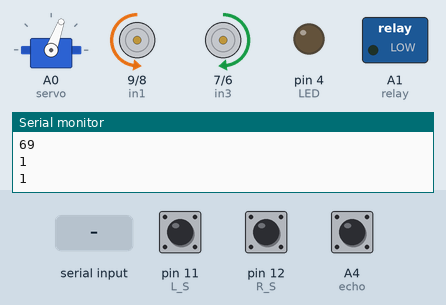
Simulated run of this sketch. Board: Arduino Uno, built with avr-gcc and run on an emulated ATmega328P. On the bench: servo, motor-driver pin pairs drawn as motors (green arrow = first pin HIGH = forward, orange = second pin HIGH = backward, longer = more drive, scaled by the enable pin), switched loads named in the sketch (green lamp = pin HIGH), output pins drawn as LEDs (lit = HIGH), the last lines printed to the serial monitor. Wiring (inferred from the names in the program): servo: signal A0. The test bench sets the inputs (shaded band); at power-on: A4 (echo) LOW, pin 11 (L_S) HIGH, pin 12 (R_S) HIGH. Servo pulses on a pin are drawn as a servo (544–2400 µs = 0–180°); pins used as bus, display or sensor lines are not drawn.

Above: at 4.7 s.
4.8 s: "d\n" received over the second serial link
At 6.9 s:
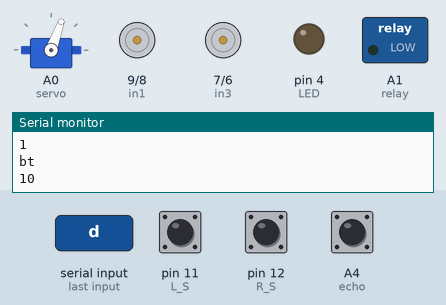
At 8.5 s:
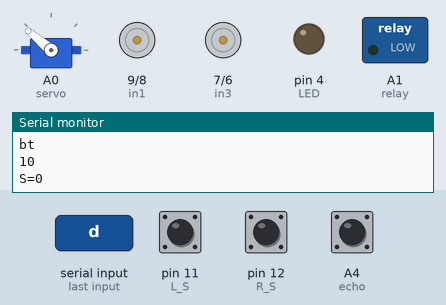
8.7 s: A4 (echo) pulsed HIGH 2 times (0.12 s each, 0.3 s apart)
12.2 s: "1\n" received over the second serial link
16.2 s: A4 (echo) pulsed HIGH 5 times (0.12 s each, 0.3 s apart)
At 26.1 s:
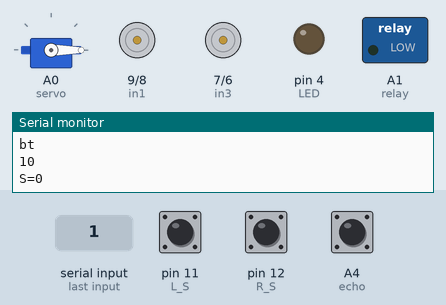
Timing chart, 0 to 30.2 s (numbered marks = the images above; inputs shaded):
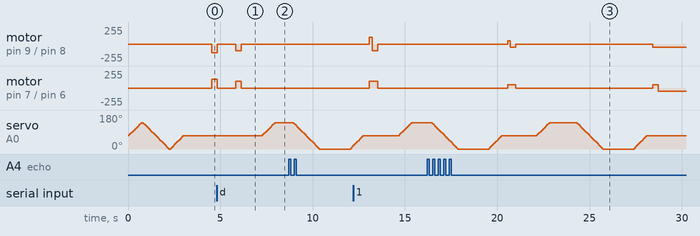

Measured:
- after the input at 4.8 s, servo on A0 (servo): moves from 70° to 140° over 0.67 s, starting after 2.5 s
- after the input at 16.2 s, motor on pin 9 (in1) / pin 8 (in2): stopped → forward 49/255 after 4.4 s, → backward 49/255 0.13 s later, → stopped 0.30 s later, → backward 49/255 7.4 s later

The sketch:

Final3.ino
```cpp
//00   : Update - Basic template (Line follower + obstacle avoidance  + bluetooth control) setup
//01   : Update - Now it will stop if any obstacle is in from of it, even in rc/ line following mode
//02   : Update - Button added - force stop
//03   : Update - sends dist to app - 1
//04   : Update - sends dist to app - 2
//05   : Update - addition of another BT module, removed sending data to app
//06   : Update - Sends dist to app - 3 - Successful!!!
//07   : Update - bug fixes
//08   : Update - fixed issue of malfunctioning of bot speed
//09   : Update - Fixed bluetooth control
//10   : Update - Stops the bot from crashing if app forward button is used - 1
//11   : Update - Stops the bot from crashing if app forward button is used - 2 - Successful!!!
//12   : Update - Bug Fixes - Prevenyting the bot from malfunctioning while using app
//13   : Update - removed some delays
//14   : Update - If line ends, mode is set to manual
//15   : Update - If both IR Sensors detect nothing, the bot will stop automatically
//16   : Update - compiling temp and humidity sensor
//17   : Update - debugging
//18   : Update - debugging #2
//19   : Update -
//20   : Update -
//21   : Update -
//22   : Update -
//23   : Update -
//25   : Update -
//26   : Update -


#include <SoftwareSerial.h>
SoftwareSerial BT_Serial(2, 3); // RX, TX (bt rx pin 3 tx pin 2)

#include <Wire.h>
#include "DHT.h"

#define DHTPIN A5
#define DHTTYPE DHT11
DHT dht(DHTPIN, DHTTYPE);

#define LDR A2
#define relay A1

#define enA 10//Enable1 L298 Pin enA
#define in1 9 //Motor1  L298 Pin in1
#define in2 8 //Motor1  L298 Pin in1
#define in3 7 //Motor2  L298 Pin in1
#define in4 6 //Motor2  L298 Pin in1
#define enB 5 //Enable2 L298 Pin enB

#define LED 4


#define servo A0
//#define servo A1
//#define servo A2
#define trigger A3 //Trigger pin
#define echo A4    //Echo pin
//#define dht A5
#define L_S 11 //ir sensor Left
#define R_S 12 //ir sensor Right


int distance_L, distance_F = 30, distance_R;
long distance;
int set = 35;
int check = 0;


int bt_ir_data; // variable to receive data from the serial port
int lightdat = 11;
int Speed = 130;
int varturn = 130;
int mode=0;

int timer = 0;
int timer2 = 0;

int btsend = 0;
int btdt = 0;

void setup(){ // put your setup code here, to run once
pinMode(LED, OUTPUT);                                        //led blinking
pinMode(LDR, INPUT);
pinMode(relay, OUTPUT);

pinMode(R_S, INPUT_PULLUP); // declare ir sensor as input
pinMode(L_S, INPUT_PULLUP); // declare ir sensor as input
pinMode(servo, OUTPUT);

pinMode(echo, INPUT );// declare ultrasonic sensor Echo pin as input
pinMode(trigger, OUTPUT); // declare ultrasonic sensor Trigger pin as Output

pinMode(enA, OUTPUT); // declare as output for L298 Pin enA
pinMode(in1, OUTPUT); // declare as output for L298 Pin in1
pinMode(in2, OUTPUT); // declare as output for L298 Pin in2
pinMode(in3, OUTPUT); // declare as output for L298 Pin in3
pinMode(in4, OUTPUT); // declare as output for L298 Pin in4
pinMode(enB, OUTPUT); // declare as output for L298 Pin enB


Serial.begin(9600); // start serial communication at 9600bps
BT_Serial.begin(9600);
Serial.println(69);

dht.begin();

 for (int angle = 70; angle <= 140; angle += 5)  {
   servoPulse(servo, angle);  }
 for (int angle = 140; angle >= 0; angle -= 5)  {
   servoPulse(servo, angle);  }

 for (int angle = 0; angle <= 70; angle += 5)  {
   servoPulse(servo, angle);  }
delay(500);
analogWrite(enA, Speed); // Write The Duty Cycle 0 to 255 Enable Pin A for Motor1 Speed
analogWrite(enB, Speed); // Write The Duty Cycle 0 to 255 Enable Pin B for Motor2 Speed
Stop();
}

void loop(){

timer += 1;
timer2 += 1;
//Serial.println(timer);
Serial.println(digitalRead(L_S));
Serial.println(digitalRead(R_S));
Serial.println();


if(BT_Serial.available() > 0){  //if some date is sent, reads it and saves in state
Serial.println("bt");
bt_ir_data = BT_Serial.read();
Serial.println(bt_ir_data);

if((260 > bt_ir_data)&&(bt_ir_data > 39)){
  Speed = bt_ir_data;

//===============================================================================
//                             Speed controlling
//===============================================================================
analogWrite(enA, Speed); // Write The Duty Cycle 0 to 255 Enable Pin A for Motor1 Speed
analogWrite(enB, Speed); // Write The Duty Cycle 0 to 255 Enable Pin B for Motor2 Speed
//===============================================================================
}
}

/*
if(timer == 50){
  bt_data_sending();
  timer = 0;
}*/

if(timer == 100){
  /*btsend = 69;
if (btsend > 200){btsend = 200;};*/
/*
  btdt = btsend + 271;
  BT_Serial.print(65);
  BT_Serial.print(";");
  BT_Serial.print(54); //send distance to MIT App
 BT_Serial.print(";");
 BT_Serial.print(btdt); //send distance to MIT App
 BT_Serial.println(";"); */
  //Serial.println(btdt);

  //Serial.println(mode);
  //Serial.println(check);
  //Serial.println(Speed);
  //Serial.println(bt_ir_data);
  //Serial.println();
  ///Serial.println(digitalRead(L_S));
  //Serial.println(digitalRead(R_S));
  //Serial.println(Ultrasonic_read());
  //Serial.println();


  {int  h = dht.readHumidity();
  int  t = dht.readTemperature();
  int btsend = Ultrasonic_read();
  if (btsend > 200){btsend = 200;};
  btdt = btsend + 270;
 BT_Serial.print(t); //send distance to MIT App
 BT_Serial.print(";");
 BT_Serial.print(h); //send distance to MIT App
 BT_Serial.print(";");
 BT_Serial.print(btdt); //send distance to MIT App
 BT_Serial.println(";");
}
timer = 0;
}


//===============================================================================
//                             Mode Selection
//===============================================================================
     if(bt_ir_data == 8){mode=0; Stop();}    //Manual Android Application and IR Remote Control Command
else if(bt_ir_data == 9){mode=1; Speed=130;} //Auto Line Follower Command
else if(bt_ir_data ==10){mode=2; Speed=130;} //Auto Obstacle Avoiding Command
//===============================================================================


if(mode==0){
//===============================================================================
//                          Key Control Command
//===============================================================================

distance_F = Ultrasonic_read();
if((distance_F<set) && (check==1)){check = 2; Stop();}
if(distance_F>set){check = 0;}

     if((bt_ir_data == 1) && (check==0)){check = 1; forward(); }  // if the bt_data is '1' the DC motor will go forward
else if(bt_ir_data == 2){backward();}  // if the bt_data is '2' the motor will Reverse
else if(bt_ir_data == 3){turnLeft();}  // if the bt_data is '3' the motor will turn left
else if(bt_ir_data == 4){turnRight();} // if the bt_data is '4' the motor will turn right
else if(bt_ir_data == 5){Stop(); }     // if the bt_data '5' the motor will Stop

//===============================================================================
//                          Voice Control Command
//===============================================================================
else if(bt_ir_data == 6){analogWrite(enA, 255); analogWrite(enB, 255); turnLeft();  delay(600);  analogWrite(enA, Speed); analogWrite(enB, Speed); bt_ir_data = 5;}
else if(bt_ir_data == 7){analogWrite(enA, 255); analogWrite(enB, 255); turnRight(); delay(600);  analogWrite(enA, Speed); analogWrite(enB, Speed); bt_ir_data = 5;}

if((digitalRead(R_S) == 1)&&(digitalRead(L_S) == 1)){backward();delay(300); Stop();}
}

if(mode==1){
//===============================================================================
//                          Line Follower Control
//===============================================================================

distance_F = Ultrasonic_read();
if((distance_F<set) && (check==1)){check = 2; Stop();}
if(distance_F>set){check = 0;}


if((digitalRead(R_S) == 0)&&(digitalRead(L_S) == 0) && (check==0)){check = 1;forward();Serial.println(1100);}  //if Right Sensor and Left Sensor are at White color then it will call forward function
if((digitalRead(R_S) == 1)&&(digitalRead(L_S) == 0)){turnRight();Serial.println(1110);}//if Right Sensor is Black and Left Sensor is White then it will call turn Right function
if((digitalRead(R_S) == 0)&&(digitalRead(L_S) == 1)){turnLeft();Serial.println(1101);} //if Right Sensor is White and Left Sensor is Black then it will call turn Left function
if((digitalRead(R_S) == 1)&&(digitalRead(L_S) == 1)){Stop();Serial.println(1111);}     //if Right Sensor and Left Sensor are at Black color then it will call Stop function

if(bt_ir_data == 16){mode=0; Stop();delay(2000);}

}

if(mode==2){
//===============================================================================
//                          Obstacle Avoiding Control
//===============================================================================

 distance_F = Ultrasonic_read();
 Serial.print("S=");Serial.println(distance_F);
  if (distance_F > set){forward();}
    else{Check_side();}

    if(bt_ir_data == 16){mode=0; Stop();delay(2000);}
    if((digitalRead(R_S) == 1)&&(digitalRead(L_S) == 1)){backward();delay(300); Stop();}
}

//===============================================================================
//                             Blinking LED
//===============================================================================
if (timer2 == 100){digitalWrite(LED, HIGH);}
else if (timer2 == 150){digitalWrite(LED, LOW);timer2 = 0;}
//===============================================================================

//===============================================================================
//                             Lights
//===============================================================================
 {if(bt_ir_data >= 11 && bt_ir_data <= 13){lightdat = bt_ir_data;}
     if(lightdat == 11){digitalWrite(relay, LOW);}                   //On
else if(lightdat == 12){digitalWrite(relay, HIGH);}                    //Off
else if(lightdat == 13){                                          //Auto
  int outputValue = digitalRead(LDR);

  if (outputValue == 1){digitalWrite(relay, LOW);}
  else {digitalWrite(relay, HIGH);}

 }
 }

delay(1);
}                                                                   //Void loop ends

void bt_data_sending(){
//===============================================================================
//                              BT data sending
//===============================================================================

  int  h = dht.readHumidity();
  int  t = dht.readTemperature();
  int btsend = Ultrasonic_read();
  if (btsend > 200){btsend = 200;};
 BT_Serial.print(t); //send distance to MIT App
 BT_Serial.print(";");
 BT_Serial.print(h); //send distance to MIT App
 BT_Serial.print(";");
 BT_Serial.print(btsend); //send distance to MIT App
 BT_Serial.println(";");


}

void servoPulse (int pin, int angle){
int pwm = (angle*11) + 500;      // Convert angle to microseconds
 digitalWrite(pin, HIGH);
 delayMicroseconds(pwm);
 digitalWrite(pin, LOW);
 delay(50);                   // Refresh cycle of servo
}


//**********************Ultrasonic_read****************************
long Ultrasonic_read(){
  digitalWrite(trigger, LOW);
  delayMicroseconds(2);
  digitalWrite(trigger, HIGH);
  delayMicroseconds(10);
  distance = pulseIn (echo, HIGH);
  return distance / 29 / 2;
}

void compareDistance(){
       if (distance_L > distance_R){
  turnLeft();
  delay(350*255/Speed);
  }
  else if (distance_R > distance_L){
  turnRight();
  delay(350*255/Speed);
  }
  else{
  backward();
  delay(300);
  turnRight();
  delay(700*255/Speed);
  }
}

void Check_side(){
    Stop();
    delay(100);
 for (int angle = 70; angle <= 140; angle += 5)  {
   servoPulse(servo, angle);  }
    delay(300);
    distance_L = Ultrasonic_read();
    delay(100);
  for (int angle = 140; angle >= 0; angle -= 5)  {
   servoPulse(servo, angle);  }
    delay(500);
    distance_R = Ultrasonic_read();
    delay(100);
 for (int angle = 0; angle <= 70; angle += 5)  {
   servoPulse(servo, angle);  }
    delay(300);
    compareDistance();

}


//===============================================================================
//                              Movement controls
//===============================================================================

void forward(){//forward
//Serial.println("fwd");
varturn = Speed;
digitalWrite(in1, HIGH); //Right Motor forward Pin
digitalWrite(in2, LOW);  //Right Motor backward Pin
digitalWrite(in3, LOW);  //Left Motor backward Pin
digitalWrite(in4, HIGH); //Left Motor forward Pin

}

void backward(){ //backward
//Serial.println("back");
varturn = Speed;
digitalWrite(in1, LOW);  //Right Motor forward Pin
digitalWrite(in2, HIGH); //Right Motor backward Pin
digitalWrite(in3, HIGH); //Left Motor backward Pin
digitalWrite(in4, LOW);  //Left Motor forward Pin
}

void turnRight(){ //turnRight
//Serial.println("right");
varturn = Speed;
Speed = Speed/1.5+85;
digitalWrite(in1, LOW);  //Right Motor forward Pin
digitalWrite(in2, HIGH); //Right Motor backward Pin
digitalWrite(in3, LOW);  //Left Motor backward Pin
digitalWrite(in4, HIGH); //Left Motor forward Pin
}

void turnLeft(){ //turnLeft
//Serial.println("left");
varturn = Speed;
Speed = Speed/1.5+85;
digitalWrite(in1, HIGH); //Right Motor forward Pin
digitalWrite(in2, LOW);  //Right Motor backward Pin
digitalWrite(in3, HIGH); //Left Motor backward Pin
digitalWrite(in4, LOW);  //Left Motor forward Pin
}

void Stop(){ //stop
//Serial.println("stop");
Speed = varturn;
digitalWrite(in1, LOW); //Right Motor forward Pin
digitalWrite(in2, LOW); //Right Motor backward Pin
digitalWrite(in3, LOW); //Left Motor backward Pin
digitalWrite(in4, LOW); //Left Motor forward Pin
}
```
